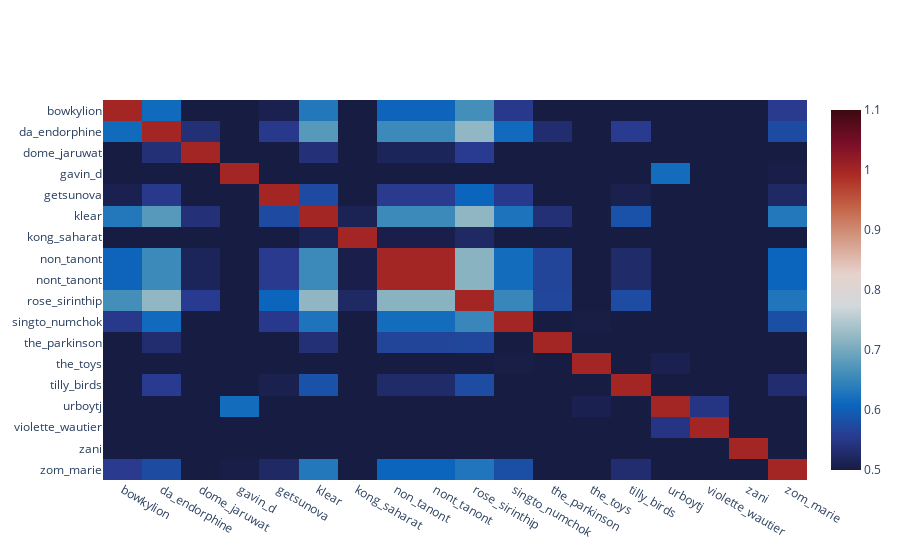

The code cell stored with this chart in its notebook:
### Code cell
similarity_matrix = cosine_similarity(vstack(artist_filter_df['tf_idf_vector']), 
                                      vstack(artist_filter_df['tf_idf_vector']))
artist_names = artist_filter_df['artist'].tolist()
fig = go.Figure(data=go.Heatmap(z=np.flipud(similarity_matrix), x=artist_names, y=list(reversed(artist_names)), 
                                colorscale='balance', zmin=0.5, zmax=1.1))
fig.show()

### Figure 1 — Plotly figure (JSON) as saved in the notebook; plotly's stock layout.template omitted (floating-point values rounded to 4 significant figures; data arrays with more than 128 entries replaced by an {"elided": "..."} marker saying what was removed)
{"data": [{"colorscale": [[0, "rgb(23, 28, 66)"], [0.09091, "rgb(41, 58, 143)"], [0.1818, "rgb(11, 102, 189)"], [0.2727, "rgb(69, 144, 185)"], [0.3636, "rgb(142, 181, 194)"], [0.4545, "rgb(210, 216, 219)"], [0.5455, "rgb(230, 210, 204)"], [0.6364, "rgb(213, 157, 137)"], [0.7273, "rgb(196, 101, 72)"], [0.8182, "rgb(172, 43, 36)"], [0.9091, "rgb(120, 14, 40)"], [1, "rgb(60, 9, 17)"]], "type": "heatmap", "x": ["bowkylion", "da_endorphine", "dome_jaruwat", "gavin_d", "getsunova", "klear", "kong_saharat", "non_tanont", "nont_tanont", "rose_sirinthip", "singto_numchok", "the_parkinson", "the_toys", "tilly_birds", "urboytj", "violette_wautier", "zani", "zom_marie"], "y": ["zom_marie", "zani", "violette_wautier", "urboytj", "tilly_birds", "the_toys", "the_parkinson", "singto_numchok", "rose_sirinthip", "nont_tanont", "non_tanont", "kong_saharat", "klear", "getsunova", "gavin_d", "dome_jaruwat", "da_endorphine", "bowkylion"], "z": {"elided": "18x18 float values"}, "zmax": 1.1, "zmin": 0.5}], "layout": {}}
